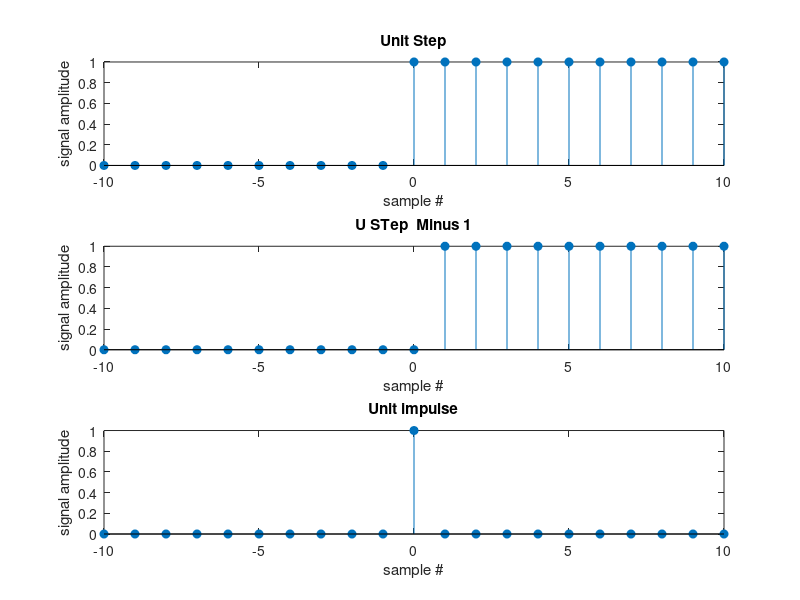

Source code (MATLAB):
clc; clear; close all;

n = -10:10; 
% original Signal
u = [zeros(1,10) ones(1,11)];

u_minus_1 = [zeros(1,11) ones(1,10)];

% RHS Signal
impulse = u - u_minus_1;

% Plotting the Signal 
% Subplot 1
subplot(3,1,1);
stem(n,u,'filled'); 
xlabel('sample #'); 
ylabel('signal amplitude'); 
title('Unit Step'); 
% Subplot 2
subplot(3,1,2);
stem(n,u_minus_1,'filled'); 
xlabel('sample #'); 
ylabel('signal amplitude'); 
title('U STep  Minus 1'); 
% Subplot 3
subplot(3,1,3);
stem(n,impulse,'filled'); 
xlabel('sample #'); 
ylabel('signal amplitude'); 
title('Unit impulse'); 
